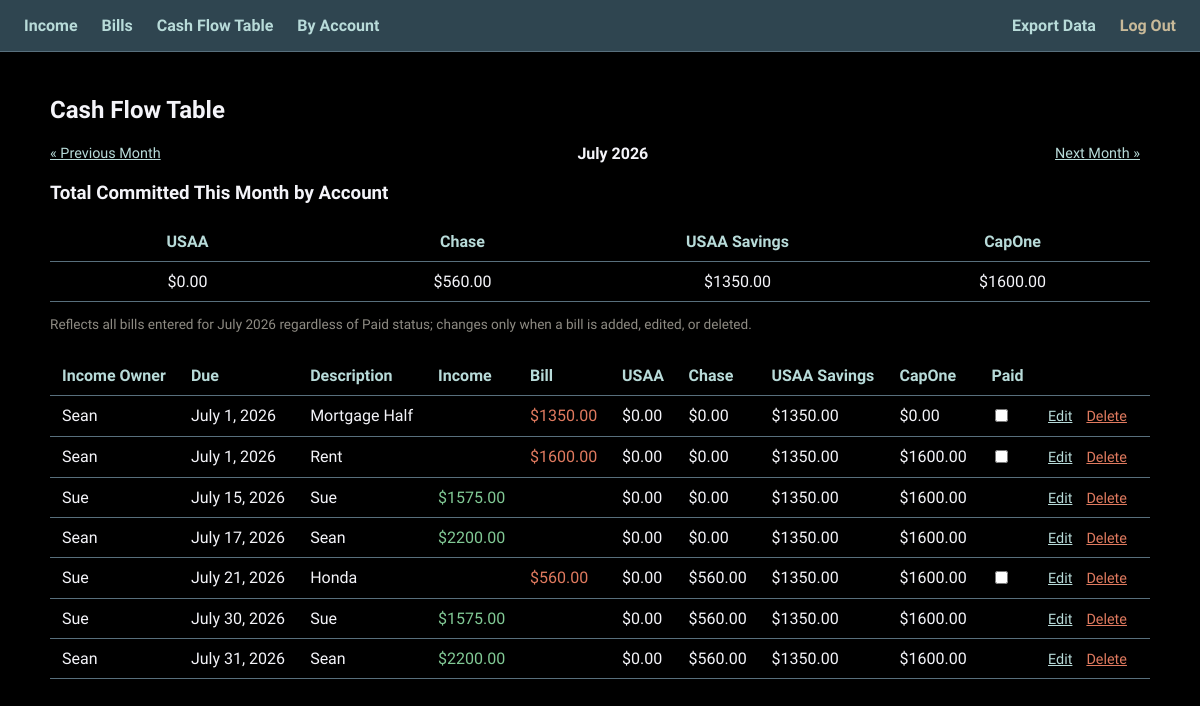
The page /cashflow/ (signed in) on the database its author committed.
### income/models.py (models this page shows, shortened)
class Income(models.Model):
    FREQUENCY_CHOICES = [
        ('weekly', 'Weekly'),
        ('biweekly', 'Biweekly'),
        ('semimonthly', 'Semi-Monthly'),
        ('monthly', 'Monthly'),
        ('onetime', 'One-Time'),
    ]
    owner = models.ForeignKey(User, on_delete=models.CASCADE)
    source = models.CharField(max_length=100)
    amount = models.DecimalField(max_digits=10, decimal_places=2)
    tax_deduction_percent = models.DecimalField(max_digits=5, decimal_places=2, default=0)
    frequency = models.CharField(max_length=12, choices=FREQUENCY_CHOICES)
    start_pay_date = models.DateField(help_text="The first known/anchor pay date")
    class Meta:
        ordering = ['source']
    @property
    def net_amount(self):
        return self.amount * (1- (self.tax_deduction_percent / 100))
    def get_pay_dates_in_range(self, range_start, range_end):
        dates = []
        if self.frequency in ('weekly', 'biweekly'):
            step = timedelta(days=7 if self.frequency == 'weekly' else 14)
            current = self.start_pay_date
            if current < range_start:
                periods_to_skip = (range_start - current) // step
                current = current + (step * periods_to_skip)
            while current <= range_end:
                if current >= range_start:
                    dates.append(current)
                current += step
        elif self.frequency == 'semimonthly':
            month_cursor = range_start.replace(day=1)
            while month_cursor <= range_end:
                first_day = self.start_pay_date.day if self.start_pay_date.day <= 28 else 28
                day_one = month_cursor.replace(day=first_day)
                day_two = day_one + timedelta(days=15)
                for d in (day_one, day_two):
                    if range_start <= d <= range_end:
                        dates.append(d)
                month_cursor += relativedelta(months=1)
        elif self.frequency == 'onetime':
            if range_start <= self.start_pay_date <= range_end:
                dates.append(self.start_pay_date)
        return sorted(dates)

### bills/models.py (models this page shows, shortened)
class Bill(models.Model):
    SOURCE_CHOICES = [
        ('usaa', 'USAA'),
        ('usaa_savings', 'USAA Savings'),
        ('chase', 'Chase'),
        ('capone', 'CapOne'),
    ]
    TYPE_CHOICES = [
        ('auto', 'Auto'),
        ('manual', 'Manual'),
    ]
    owner = models.ForeignKey(User, on_delete=models.CASCADE)
    recipient = models.CharField(max_length=100)
    amount = models.DecimalField(max_digits=10, decimal_places=2)
    due_date = models.DateField(help_text="First/anchor due date")
    payment_source = models.CharField(max_length=20, choices=SOURCE_CHOICES)
    payment_type = models.CharField(max_length=10, choices=TYPE_CHOICES)
    income = models.ForeignKey(Income, on_delete=models.PROTECT, related_name='bills')
    paid = models.BooleanField(default=False, help_text="Used only for one-time (non-recurring) bills")
    is_recurring = models.BooleanField(default=True, help_text="Repeats monthly on the same day. Uncheck for a one-time bill.")
    recurrence_end_date = models.DateField(null=True, blank=True, help_text="Optional. Recurring bill stops after this date (e.g. final loan payment).")
    class Meta:
        ordering = ['due_date']
    def get_due_date_for_month(self, year, month):
        last_day = monthrange(year, month)[1]
        day = min(self.due_date.day, last_day)
        candidate = date(year, month, day)
        if not self.is_recurring:
            if self.due_date.year == year and self.due_date.month == month:
                return self.due_date
            return None
        if (year, month) < (self.due_date.year, self.due_date.month):
            return None
        if self.recurrence_end_date and candidate > self.recurrence_end_date:
            return None
        return candidate
    def is_paid_for(self, year, month):
        if not self.is_recurring:
            return self.paid
        return self.payments.filter(year=year, month=month).exists()

### cashflow/views.py (the view)
# urls.py: path('', views.cashflow_view, name='cashflow_view'),
@login_required
def cashflow_view(request):
    year, month, range_start, range_end, last_day = _get_month_range(request)
    bills_this_month = _bills_due_this_month(request.user, year, month)
    account_totals = {code: Decimal('0') for code, label in ACCOUNT_ORDER}
    for bill, due in bills_this_month:
        account_totals[bill.payment_source] += bill.amount
    entries = []
    incomes = Income.objects.filter(owner=request.user)
    for income in incomes:
        for pay_date in income.get_pay_dates_in_range(range_start, range_end):
            entries.append({
                'date': pay_date,
                'kind': 'income',
                'owner': income.source,
                'description': income.source,
                'income_amount': income.net_amount,
                'bill_amount': None,
                'bill_pk': None,
                'paid': None,
                'payment_source': None,
                'edit_url': f'/income/{income.pk}/edit/',
                'delete_url': f'/income/{income.pk}/delete/',
            })
    for bill, due in bills_this_month:
        entries.append({
            'date': due,
            'kind': 'bill',
            'owner': bill.income.source,
            'description': bill.recipient,
            'income_amount': None,
            'bill_amount': bill.amount,
            'bill_pk': bill.pk,
            'paid': bill.is_paid_for(year, month),
            'payment_source': bill.payment_source,
            'edit_url': f'/bills/{bill.pk}/edit/',
            'delete_url': f'/bills/{bill.pk}/delete/',
        })
    entries.sort(key=lambda e: (e['date'], e['kind']))
    running = {code: Decimal('0') for code, label in ACCOUNT_ORDER}
    for e in entries:
        if e['kind'] == 'bill' and not e['paid']:
            running[e['payment_source']] += e['bill_amount']
        e['running'] = dict(running)
    sort = request.GET.get('sort', 'date')
    if sort == '-date':
        entries.sort(key=lambda e: e['date'], reverse=True)
    prev_year, prev_month, next_year, next_month = _month_nav(year, month)
    context = {
        'entries': entries,
        'account_order': ACCOUNT_ORDER,
        'account_totals': account_totals,
        'month_label': range_start.strftime('%B %Y'),
        'year': year,
        'month': month,
        'prev_year': prev_year,
        'prev_month': prev_month,
        'next_year': next_year,
        'next_month': next_month,
        'current_sort': sort,
        'query_string': f'year={year}&month={month}',
    }
    return render(request, 'cashflow/cashflow_view.html', context)

### cashflow/templatetags/cashflow_extras.py (called while the page is built)
@register.filter
def get_item(dictionary, key):
    return dictionary.get(key)

### cashflow/views.py (called while the page is built)
def _get_month_range(request):
    today = date.today()
    try:
        year = int(request.GET.get('year', today.year))
        month = int(request.GET.get('month', today.month))
    except ValueError:
        year, month = today.year, today.month
    range_start = date(year, month, 1)
    last_day = monthrange(year, month)[1]
    range_end = date(year, month, last_day)
    return year, month, range_start, range_end, last_day

def _month_nav(year, month):
    if month == 1:
        prev_year, prev_month = year - 1, 12
    else:
        prev_year, prev_month = year, month - 1
    if month == 12:
        next_year, next_month = year + 1, 1
    else:
        next_year, next_month = year, month + 1
    return prev_year, prev_month, next_year, next_month

def _bills_due_this_month(user, year, month):
    all_bills = Bill.objects.filter(owner=user).select_related('income')
    result = []
    for bill in all_bills:
        due = bill.get_due_date_for_month(year, month)
        if due:
            result.append((bill, due))
    return result

### cashflow/templates/cashflow/cashflow_view.html (shortened to what this page needs)
{% extends 'base.html' %}
{% load cashflow_extras %}
{% block content %}
    <h2>Cash Flow Table</h2>
    <div class="form-row" style="justify-content:space-between;">
        <a href="?year={{ prev_year }}&month={{ prev_month }}" class="action-link">&laquo; Previous Month</a>
        <strong>{{ month_label }}</strong>
        <a href="?year={{ next_year }}&month={{ next_month }}" class="action-link">Next Month &raquo;</a>
    </div>
    <h3>Total Committed This Month by Account</h3>
    <table class="totals-table">
        <tr>
            {% for code, label in account_order %}<th>{{ label }}</th>{% endfor %}
        </tr>
        <tr>
            {% for code, label in account_order %}<td>${{ account_totals|get_item:code|floatformat:2 }}</td>{% endfor %}
        </tr>
    </table>
    <p style="font-size:0.85em;color:#8e8b83;">Reflects all bills entered for {{ month_label }} regardless of Paid status; changes only when a bill is added, edited, or deleted.</p>
    <table style="margin-top:24px;">
        <tr>
            <th>Income Owner</th>
            <th><a href="?year={{ year }}&month={{ month }}&sort={% if current_sort == 'date' %}-{% endif %}date" style="color:inherit;text-decoration:none;">Due</a></th>
            <th>Description</th>
            <th>Income</th>
            <th>Bill</th>
            {% for code, label in account_order %}<th>{{ label }}</th>{% endfor %}
            <th>Paid</th>
            <th></th>
        </tr>
        {% for entry in entries %}
        <tr>
            <td>{{ entry.owner }}</td>
            <td>{{ entry.date }}</td>
            <td>{{ entry.description }}</td>
            <td style="color:#81c995;">{% if entry.income_amount is not None %}${{ entry.income_amount|floatformat:2 }}{% endif %}</td>
            <td style="color:#e07a5f;">{% if entry.bill_amount is not None %}${{ entry.bill_amount|floatformat:2 }}{% endif %}</td>
            {% for code, label in account_order %}<td>${{ entry.running|get_item:code|floatformat:2 }}</td>{% endfor %}
            <td>
                {% if entry.kind == 'bill' %}
                <form method="post" action="{% url 'bill_toggle_paid' entry.bill_pk %}" style="display:inline;">
                    <input type="checkbox" onchange="this.form.submit()" {% if entry.paid %}checked{% endif %}>
                </form>
                {% endif %}
            </td>
            <td>
                <a href="{{ entry.edit_url }}" class="action-link">Edit</a>
                <a href="{{ entry.delete_url }}" class="action-link delete">Delete</a>
            </td>
        </tr>
        {% endfor %}
    </table>
{% endblock %}

### static/css/style.css (style rules this page uses)
body { background:#000000; color:#f4f4f9; font-family: 'League Spartan', sans-serif; margin:0; }
table { width:100%; border-collapse: collapse; margin-top:16px; }
th, td { text-align:left; padding:10px 12px; border-bottom:1px solid #586f7c; }
th { color:#b8dbd9; cursor:pointer; user-select:none; }
input, select { background:#2f4550; color:#f4f4f9; border:1px solid #586f7c; padding:8px; border-radius:4px; }
.form-row { display:flex; gap:12px; flex-wrap:wrap; align-items:center; margin-bottom:16px; }
a.action-link { color:#b8dbd9; margin-right:10px; font-size:0.9em; }
a.action-link.delete { color:#e07a5f; }
.totals-table { table-layout: fixed; width: 100%; }
.totals-table th, .totals-table td { text-align: center; }

### rows shown on the page
Income: owner "Sean" "Sean" "Sean" "Sean", date "July 17, 2026", description "Sean" "Sean"
Bill: description "Mortgage Half", bill_amount "1350.00"
Bill: description "Rent", bill_amount "1600.00"
Income: owner "Sue" "Sue" "Sue", description "Sue" "Sue"
Bill: description "Honda", bill_amount "560.00"

### other values the page prints
{{ month_label }} "July 2026"
{{ label }} "USAA" "Chase" "USAA Savings" "CapOne"
{{ account_totals|get_item:code|floatformat:2 }} "0.00" "560.00" "1350.00" "1600.00"
{{ entry.date }} "July 1, 2026" "July 1, 2026" "July 15, 2026" "July 21, 2026" "July 30, 2026" "July 31, 2026"
{{ entry.running|get_item:code|floatformat:2 }} "0.00" "0.00" "1350.00" "0.00" "0.00" "0.00" "1350.00" "1600.00" "0.00" "0.00" "1350.00" "1600.00" "0.00" "0.00" "1350.00" "1600.00" "0.00" "560.00" "1350.00" "1600.00" "0.00" "560.00" "1350.00" "1600.00" "0.00" "560.00" "1350.00" "1600.00"
{{ entry.income_amount|floatformat:2 }} "1575.00" "2200.00" "1575.00" "2200.00"
